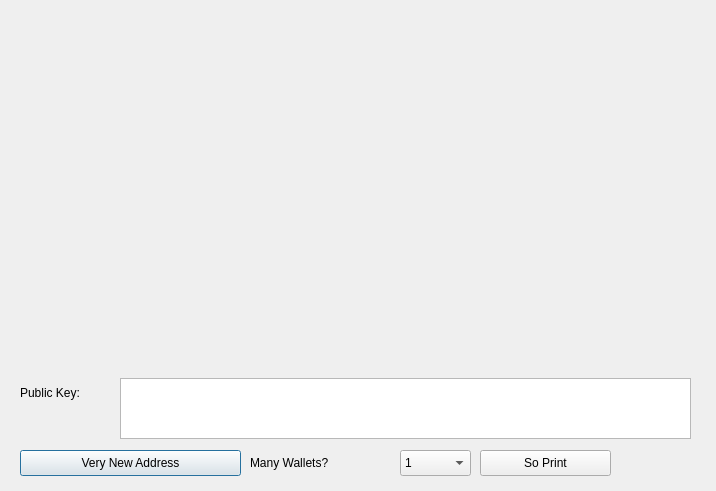
<?xml version="1.0" encoding="UTF-8"?>
<ui version="4.0">
 <class>PaperWalletDialog</class>
 <widget class="QDialog" name="PaperWalletDialog">
  <property name="geometry">
   <rect>
    <x>0</x>
    <y>0</y>
    <width>716</width>
    <height>491</height>
   </rect>
  </property>
  <property name="windowTitle">
   <string>Print Your Paper Wallets</string>
  </property>
  <widget class="QLabel" name="privateKeyQRCode">
   <property name="geometry">
    <rect>
     <x>524</x>
     <y>159</y>
     <width>149</width>
     <height>149</height>
    </rect>
   </property>
   <property name="text">
    <string/>
   </property>
   <property name="scaledContents">
    <bool>true</bool>
   </property>
  </widget>
  <widget class="QLabel" name="addressQRCode">
   <property name="geometry">
    <rect>
     <x>47</x>
     <y>86</y>
     <width>120</width>
     <height>120</height>
    </rect>
   </property>
   <property name="text">
    <string/>
   </property>
   <property name="scaledContents">
    <bool>true</bool>
   </property>
  </widget>
  <widget class="QPushButton" name="getNewAddress">
   <property name="geometry">
    <rect>
     <x>20</x>
     <y>450</y>
     <width>221</width>
     <height>26</height>
    </rect>
   </property>
   <property name="locale">
    <locale language="English" country="UnitedStates"/>
   </property>
   <property name="text">
    <string>Very New Address</string>
   </property>
   <property name="icon">
    <iconset resource="../bitcoin.qrc">
     <normaloff>:/icons/add</normaloff>:/icons/add</iconset>
   </property>
  </widget>
  <widget class="QLabel" name="paperTemplate">
   <property name="geometry">
    <rect>
     <x>20</x>
     <y>10</y>
     <width>675</width>
     <height>362</height>
    </rect>
   </property>
   <property name="text">
    <string notr="true"/>
   </property>
   <property name="pixmap">
    <pixmap resource="../bitcoin.qrc">:/icons/paper_wallet</pixmap>
   </property>
  </widget>
  <widget class="VerticalLabel" name="addressText">
   <property name="geometry">
    <rect>
     <x>212</x>
     <y>20</y>
     <width>31</width>
     <height>341</height>
    </rect>
   </property>
   <property name="font">
    <font>
     <family>Monospace</family>
     <pointsize>12</pointsize>
     <weight>75</weight>
     <italic>false</italic>
     <bold>true</bold>
    </font>
   </property>
   <property name="autoFillBackground">
    <bool>false</bool>
   </property>
   <property name="locale">
    <locale language="English" country="UnitedStates"/>
   </property>
   <property name="text">
    <string/>
   </property>
   <property name="alignment">
    <set>Qt::AlignCenter</set>
   </property>
   <property name="textInteractionFlags">
    <set>Qt::TextSelectableByKeyboard|Qt::TextSelectableByMouse</set>
   </property>
  </widget>
  <widget class="VerticalLabel" name="privateKeyText">
   <property name="geometry">
    <rect>
     <x>500</x>
     <y>20</y>
     <width>21</width>
     <height>341</height>
    </rect>
   </property>
   <property name="font">
    <font>
     <family>Monospace</family>
     <pointsize>12</pointsize>
     <weight>75</weight>
     <italic>false</italic>
     <bold>true</bold>
    </font>
   </property>
   <property name="autoFillBackground">
    <bool>false</bool>
   </property>
   <property name="locale">
    <locale language="English" country="UnitedStates"/>
   </property>
   <property name="text">
    <string/>
   </property>
   <property name="alignment">
    <set>Qt::AlignCenter</set>
   </property>
   <property name="textInteractionFlags">
    <set>Qt::TextSelectableByKeyboard|Qt::TextSelectableByMouse</set>
   </property>
  </widget>
  <widget class="QPushButton" name="printButton">
   <property name="geometry">
    <rect>
     <x>480</x>
     <y>450</y>
     <width>131</width>
     <height>26</height>
    </rect>
   </property>
   <property name="locale">
    <locale language="English" country="UnitedStates"/>
   </property>
   <property name="text">
    <string>So Print</string>
   </property>
   <property name="icon">
    <iconset resource="../bitcoin.qrc">
     <normaloff>:/icons/receiving_addresses</normaloff>:/icons/receiving_addresses</iconset>
   </property>
  </widget>
  <widget class="QDialogButtonBox" name="buttonBox">
   <property name="geometry">
    <rect>
     <x>620</x>
     <y>450</y>
     <width>71</width>
     <height>26</height>
    </rect>
   </property>
   <property name="standardButtons">
    <set>QDialogButtonBox::NoButton</set>
   </property>
   <property name="centerButtons">
    <bool>true</bool>
   </property>
  </widget>
  <widget class="QLabel" name="label">
   <property name="geometry">
    <rect>
     <x>250</x>
     <y>450</y>
     <width>141</width>
     <height>26</height>
    </rect>
   </property>
   <property name="locale">
    <locale language="English" country="UnitedStates"/>
   </property>
   <property name="text">
    <string>Many Wallets?</string>
   </property>
  </widget>
  <widget class="QComboBox" name="walletCount">
   <property name="geometry">
    <rect>
     <x>400</x>
     <y>450</y>
     <width>71</width>
     <height>26</height>
    </rect>
   </property>
   <property name="locale">
    <locale language="English" country="UnitedStates"/>
   </property>
   <property name="editable">
    <bool>false</bool>
   </property>
   <item>
    <property name="text">
     <string>1</string>
    </property>
   </item>
   <item>
    <property name="text">
     <string>2</string>
    </property>
   </item>
   <item>
    <property name="text">
     <string>3</string>
    </property>
   </item>
   <item>
    <property name="text">
     <string>4</string>
    </property>
   </item>
   <item>
    <property name="text">
     <string>5</string>
    </property>
   </item>
   <item>
    <property name="text">
     <string>6</string>
    </property>
   </item>
   <item>
    <property name="text">
     <string>7</string>
    </property>
   </item>
   <item>
    <property name="text">
     <string>8</string>
    </property>
   </item>
   <item>
    <property name="text">
     <string>9</string>
    </property>
   </item>
   <item>
    <property name="text">
     <string>10</string>
    </property>
   </item>
   <item>
    <property name="text">
     <string>11</string>
    </property>
   </item>
   <item>
    <property name="text">
     <string>12</string>
    </property>
   </item>
  </widget>
  <widget class="QTextEdit" name="publicKey">
   <property name="geometry">
    <rect>
     <x>120</x>
     <y>378</y>
     <width>571</width>
     <height>61</height>
    </rect>
   </property>
   <property name="locale">
    <locale language="English" country="UnitedStates"/>
   </property>
   <property name="undoRedoEnabled">
    <bool>false</bool>
   </property>
   <property name="readOnly">
    <bool>true</bool>
   </property>
   <property name="html">
    <string>&lt;!DOCTYPE HTML PUBLIC &quot;-//W3C//DTD HTML 4.0//EN&quot; &quot;http://www.w3.org/TR/REC-html40/strict.dtd&quot;&gt;
&lt;html&gt;&lt;head&gt;&lt;meta name=&quot;qrichtext&quot; content=&quot;1&quot; /&gt;&lt;style type=&quot;text/css&quot;&gt;
p, li { white-space: pre-wrap; }
&lt;/style&gt;&lt;/head&gt;&lt;body style=&quot; font-family:'MS Shell Dlg 2'; font-size:5.5pt; font-weight:400; font-style:normal;&quot;&gt;
&lt;p style=&quot;-qt-paragraph-type:empty; margin-top:0px; margin-bottom:0px; margin-left:0px; margin-right:0px; -qt-block-indent:0; text-indent:0px; font-family:'Sans Serif'; font-size:9pt;&quot;&gt;&lt;br /&gt;&lt;/p&gt;&lt;/body&gt;&lt;/html&gt;</string>
   </property>
   <property name="acceptRichText">
    <bool>false</bool>
   </property>
  </widget>
  <widget class="QLabel" name="label_2">
   <property name="geometry">
    <rect>
     <x>20</x>
     <y>380</y>
     <width>101</width>
     <height>26</height>
    </rect>
   </property>
   <property name="locale">
    <locale language="English" country="UnitedStates"/>
   </property>
   <property name="text">
    <string>Public Key:</string>
   </property>
  </widget>
  <zorder>getNewAddress</zorder>
  <zorder>paperTemplate</zorder>
  <zorder>addressQRCode</zorder>
  <zorder>privateKeyQRCode</zorder>
  <zorder>addressText</zorder>
  <zorder>privateKeyText</zorder>
  <zorder>printButton</zorder>
  <zorder>buttonBox</zorder>
  <zorder>label</zorder>
  <zorder>walletCount</zorder>
  <zorder>publicKey</zorder>
  <zorder>label_2</zorder>
 </widget>
 <customwidgets>
  <customwidget>
   <class>VerticalLabel</class>
   <extends>QLabel</extends>
   <header>verticallabel.h</header>
  </customwidget>
 </customwidgets>
 <resources>
  <include location="../bitcoin.qrc"/>
 </resources>
 <connections>
  <connection>
   <sender>buttonBox</sender>
   <signal>rejected()</signal>
   <receiver>PaperWalletDialog</receiver>
   <slot>close()</slot>
   <hints>
    <hint type="sourcelabel">
     <x>650</x>
     <y>408</y>
    </hint>
    <hint type="destinationlabel">
     <x>357</x>
     <y>214</y>
    </hint>
   </hints>
  </connection>
 </connections>
</ui>
